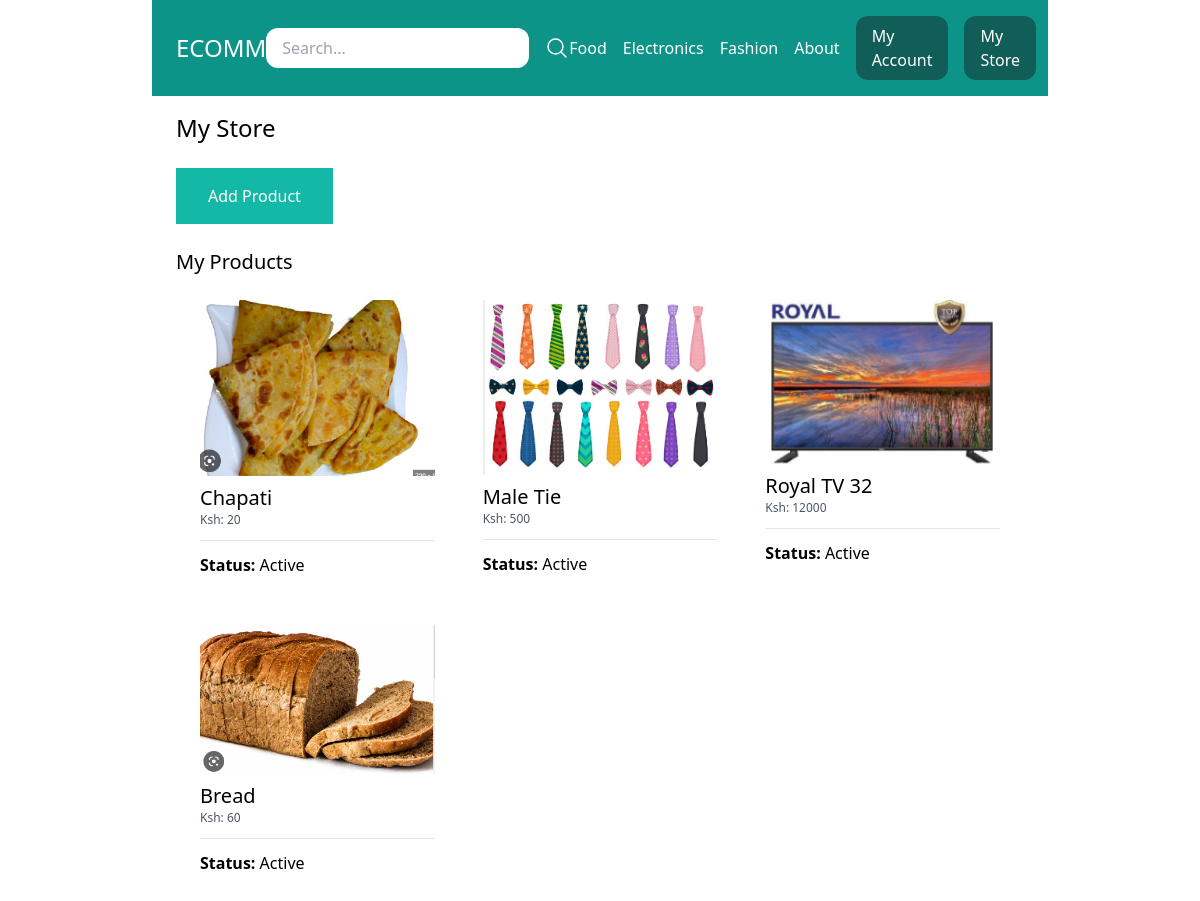
/my-store/ (signed in), run on the app's committed database.
### store/models.py (models this page shows, shortened)
class Category(models.Model):
    title = models.CharField(max_length=50)
    slug = models.SlugField(max_length=50)
    class Meta:
        verbose_name_plural = 'Categories'

class Product(models.Model):
    category = models.ForeignKey(Category, related_name='products', on_delete=models.CASCADE)
    user = models.ForeignKey(User, related_name='products', on_delete=models.CASCADE)
    title = models.CharField(max_length=50)
    slug = models.SlugField(max_length=50)
    description = models.TextField(max_length=300, blank=True, null=True)
    price = models.IntegerField()
    image = models.ImageField(upload_to='uploads/product_images/', blank=True, null=True)
    created_at = models.DateTimeField(auto_now_add=True)
    updated_at = models.DateTimeField(auto_now=True)
    DRAFT = 'draft'
    WAITING_APPROVAL = 'waiting_approval'
    ACTIVE = 'active'
    DELETED = 'deleted'
    STATUS_CHOICES = (
        (DRAFT, 'Draft'),
        (WAITING_APPROVAL, 'Waiting Approval'),
        (ACTIVE, 'Active'),
        (DELETED, 'Deleted'),
    )
    status = models.CharField(max_length=50, choices=STATUS_CHOICES, default=ACTIVE)
    class Meta:
        ordering = ('-created_at', )

### userprofile/views.py (the view)
# urls.py: path('my-store/', views.myStore, name='my_store'),
@login_required
def myStore(request):
    products = request.user.products.exclude(status=Product.DELETED)
    return render(request, 'userprofile/my_store.html', {
        'products': products
    })

### store/templatetags/menu.py (called while the page is built)
@register.inclusion_tag('core/menu.html')
def menu():
    categories  = Category.objects.all()
    return {'categories': categories}

### userprofile/templates/userprofile/my_store.html (shortened to what this page needs)
{% extends 'core/base.html' %}
{% block content %}
    <h1 class="text-2xl">My Store</h1>
    <a href="{% url 'add_product' %}" class="mt-6 inline-block py-4 px-8 bg-teal-500 text-white">Add Product</a>
    <h2 class="mt-6 text-xl">My Products</h2>
    {% if products %}
        <div class="flex flex-wrap ">
            {% for product in products %}
                <div class="product w-1/3 p-2">
                    <div class="p-4 bg-gray-150">
                        <a href="{% url 'edit_product' product.id %}">
                            {% if product.image %}
                                <div class="image mb-2">
                                    <img src="{{product.image.url}}" alt="{{product.title}} Image">
                                </div>
                            {% endif %}
                            <h2 class="text-xl">{{product.title}}</h2>
                            <p class="text-xs text-gray-600">Ksh: {{product.price}}</p>
                            <hr class="my-3">
                            <p><strong>Status:</strong> {{product.get_status_display}}</p>
                        </a>
                    </div>
                </div>
            {% endfor %}
        </div>
    {% else %}
        <p class="mt-4 py-4 px-8 bg-gray-200">You don't have any Products!</p>
    {% endif %}
{% endblock %}

### core/templates/core/menu.html
{% for category in categories %}
    <a href="{% url 'category_detail' category.slug %}" class="text-white">{{category.title}}</a>
{% endfor %}
<a href="{% url 'aboutpage' %}" class="text-white">About</a>

### data on the page
Category: title "Food"
Category: title "Electronics"
Category: title "Fashion"
Product: image (picture), title "Chapati", price "20", status "Active"
Product: image (picture), title "Male Tie", price "500", status "Active"
Product: image (picture), title "Royal TV 32", price "12000", status "Active"
Product: image (picture), title "Bread", price "60", status "Active"
